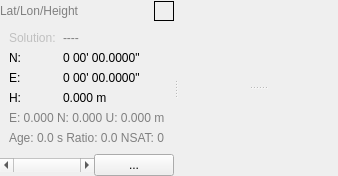
       <widget class="QSplitter" name="Splitter1">
        <property name="orientation">
         <enum>Qt::Horizontal</enum>
        </property>
        <widget class="QWidget" name="Panel21" native="true">
         <property name="enabled">
          <bool>true</bool>
         </property>
         <property name="toolTip">
          <string/>
         </property>
         <property name="text" stdset="0">
          <string/>
         </property>
         <layout class="QGridLayout" name="gridLayout_4">
          <property name="leftMargin">
           <number>0</number>
          </property>
          <property name="topMargin">
           <number>0</number>
          </property>
          <property name="rightMargin">
           <number>0</number>
          </property>
          <property name="bottomMargin">
           <number>0</number>
          </property>
          <property name="spacing">
           <number>0</number>
          </property>
          <item row="0" column="0">
           <widget class="QWidget" name="Panel212" native="true">
            <property name="enabled">
             <bool>true</bool>
            </property>
            <property name="sizePolicy">
             <sizepolicy hsizetype="Preferred" vsizetype="Fixed">
              <horstretch>0</horstretch>
              <verstretch>0</verstretch>
             </sizepolicy>
            </property>
            <property name="toolTip">
             <string/>
            </property>
            <property name="text" stdset="0">
             <string/>
            </property>
            <layout class="QHBoxLayout" name="horizontalLayout_6">
             <property name="spacing">
              <number>0</number>
             </property>
             <property name="leftMargin">
              <number>0</number>
             </property>
             <property name="topMargin">
              <number>0</number>
             </property>
             <property name="rightMargin">
              <number>0</number>
             </property>
             <property name="bottomMargin">
              <number>0</number>
             </property>
             <item>
              <widget class="QLabel" name="Plabel0">
               <property name="enabled">
                <bool>true</bool>
               </property>
               <property name="palette">
                <palette>
                 <active>
                  <colorrole role="WindowText">
                   <brush brushstyle="SolidPattern">
                    <color alpha="255">
                     <red>128</red>
                     <green>128</green>
                     <blue>128</blue>
                    </color>
                   </brush>
                  </colorrole>
                 </active>
                 <inactive>
                  <colorrole role="WindowText">
                   <brush brushstyle="SolidPattern">
                    <color alpha="255">
                     <red>128</red>
                     <green>128</green>
                     <blue>128</blue>
                    </color>
                   </brush>
                  </colorrole>
                 </inactive>
                 <disabled>
                  <colorrole role="WindowText">
                   <brush brushstyle="SolidPattern">
                    <color alpha="255">
                     <red>128</red>
                     <green>128</green>
                     <blue>128</blue>
                    </color>
                   </brush>
                  </colorrole>
                 </disabled>
                </palette>
               </property>
               <property name="toolTip">
                <string/>
               </property>
               <property name="text">
                <string>Lat/Lon/Height</string>
               </property>
              </widget>
             </item>
            </layout>
           </widget>
          </item>
          <item row="0" column="2">
           <widget class="QLabel" name="IndSol">
            <property name="enabled">
             <bool>true</bool>
            </property>
            <property name="sizePolicy">
             <sizepolicy hsizetype="Fixed" vsizetype="Fixed">
              <horstretch>0</horstretch>
              <verstretch>0</verstretch>
             </sizepolicy>
            </property>
            <property name="maximumSize">
             <size>
              <width>20</width>
              <height>20</height>
             </size>
            </property>
            <property name="toolTip">
             <string/>
            </property>
            <property name="frameShape">
             <enum>QFrame::Box</enum>
            </property>
           </widget>
          </item>
          <item row="1" column="0" colspan="3">
           <widget class="QWidget" name="Panel211" native="true">
            <property name="enabled">
             <bool>true</bool>
            </property>
            <property name="toolTip">
             <string/>
            </property>
            <property name="layoutDirection">
             <enum>Qt::LeftToRight</enum>
            </property>
            <property name="text" stdset="0">
             <string/>
            </property>
            <layout class="QGridLayout" name="gridLayout">
             <item row="0" column="0">
              <widget class="QLabel" name="PlabelA">
               <property name="enabled">
                <bool>true</bool>
               </property>
               <property name="palette">
                <palette>
                 <active>
                  <colorrole role="WindowText">
                   <brush brushstyle="SolidPattern">
                    <color alpha="255">
                     <red>192</red>
                     <green>192</green>
                     <blue>192</blue>
                    </color>
                   </brush>
                  </colorrole>
                 </active>
                 <inactive>
                  <colorrole role="WindowText">
                   <brush brushstyle="SolidPattern">
                    <color alpha="255">
                     <red>192</red>
                     <green>192</green>
                     <blue>192</blue>
                    </color>
                   </brush>
                  </colorrole>
                 </inactive>
                 <disabled>
                  <colorrole role="WindowText">
                   <brush brushstyle="SolidPattern">
                    <color alpha="255">
                     <red>192</red>
                     <green>192</green>
                     <blue>192</blue>
                    </color>
                   </brush>
                  </colorrole>
                 </disabled>
                </palette>
               </property>
               <property name="toolTip">
                <string/>
               </property>
               <property name="text">
                <string>Solution:</string>
               </property>
              </widget>
             </item>
             <item row="0" column="1">
              <widget class="QLabel" name="Solution">
               <property name="enabled">
                <bool>true</bool>
               </property>
               <property name="palette">
                <palette>
                 <active>
                  <colorrole role="WindowText">
                   <brush brushstyle="SolidPattern">
                    <color alpha="255">
                     <red>128</red>
                     <green>128</green>
                     <blue>128</blue>
                    </color>
                   </brush>
                  </colorrole>
                 </active>
                 <inactive>
                  <colorrole role="WindowText">
                   <brush brushstyle="SolidPattern">
                    <color alpha="255">
                     <red>128</red>
                     <green>128</green>
                     <blue>128</blue>
                    </color>
                   </brush>
                  </colorrole>
                 </inactive>
                 <disabled>
                  <colorrole role="WindowText">
                   <brush brushstyle="SolidPattern">
                    <color alpha="255">
                     <red>128</red>
                     <green>128</green>
                     <blue>128</blue>
                    </color>
                   </brush>
                  </colorrole>
                 </disabled>
                </palette>
               </property>
               <property name="toolTip">
                <string/>
               </property>
               <property name="text">
                <string>----</string>
               </property>
              </widget>
             </item>
             <item row="1" column="0">
              <widget class="QLabel" name="Plabel1">
               <property name="enabled">
                <bool>true</bool>
               </property>
               <property name="palette">
                <palette>
                 <active>
                  <colorrole role="WindowText">
                   <brush brushstyle="SolidPattern">
                    <color alpha="255">
                     <red>0</red>
                     <green>0</green>
                     <blue>0</blue>
                    </color>
                   </brush>
                  </colorrole>
                 </active>
                 <inactive>
                  <colorrole role="WindowText">
                   <brush brushstyle="SolidPattern">
                    <color alpha="255">
                     <red>0</red>
                     <green>0</green>
                     <blue>0</blue>
                    </color>
                   </brush>
                  </colorrole>
                 </inactive>
                 <disabled>
                  <colorrole role="WindowText">
                   <brush brushstyle="SolidPattern">
                    <color alpha="255">
                     <red>0</red>
                     <green>0</green>
                     <blue>0</blue>
                    </color>
                   </brush>
                  </colorrole>
                 </disabled>
                </palette>
               </property>
               <property name="toolTip">
                <string/>
               </property>
               <property name="text">
                <string>N:</string>
               </property>
              </widget>
             </item>
             <item row="1" column="1" colspan="2">
              <widget class="QLabel" name="Pos1">
               <property name="enabled">
                <bool>true</bool>
               </property>
               <property name="palette">
                <palette>
                 <active>
                  <colorrole role="WindowText">
                   <brush brushstyle="SolidPattern">
                    <color alpha="255">
                     <red>0</red>
                     <green>0</green>
                     <blue>0</blue>
                    </color>
                   </brush>
                  </colorrole>
                 </active>
                 <inactive>
                  <colorrole role="WindowText">
                   <brush brushstyle="SolidPattern">
                    <color alpha="255">
                     <red>0</red>
                     <green>0</green>
                     <blue>0</blue>
                    </color>
                   </brush>
                  </colorrole>
                 </inactive>
                 <disabled>
                  <colorrole role="WindowText">
                   <brush brushstyle="SolidPattern">
                    <color alpha="255">
                     <red>0</red>
                     <green>0</green>
                     <blue>0</blue>
                    </color>
                   </brush>
                  </colorrole>
                 </disabled>
                </palette>
               </property>
               <property name="toolTip">
                <string/>
               </property>
               <property name="text">
                <string>0 00' 00.0000&quot;</string>
               </property>
              </widget>
             </item>
             <item row="2" column="0">
              <widget class="QLabel" name="Plabel2">
               <property name="enabled">
                <bool>true</bool>
               </property>
               <property name="palette">
                <palette>
                 <active>
                  <colorrole role="WindowText">
                   <brush brushstyle="SolidPattern">
                    <color alpha="255">
                     <red>0</red>
                     <green>0</green>
                     <blue>0</blue>
                    </color>
                   </brush>
                  </colorrole>
                 </active>
                 <inactive>
                  <colorrole role="WindowText">
                   <brush brushstyle="SolidPattern">
                    <color alpha="255">
                     <red>0</red>
                     <green>0</green>
                     <blue>0</blue>
                    </color>
                   </brush>
                  </colorrole>
                 </inactive>
                 <disabled>
                  <colorrole role="WindowText">
                   <brush brushstyle="SolidPattern">
                    <color alpha="255">
                     <red>0</red>
                     <green>0</green>
                     <blue>0</blue>
                    </color>
                   </brush>
                  </colorrole>
                 </disabled>
                </palette>
               </property>
               <property name="toolTip">
                <string/>
               </property>
               <property name="text">
                <string>E:</string>
               </property>
              </widget>
             </item>
             <item row="2" column="1" colspan="2">
              <widget class="QLabel" name="Pos2">
               <property name="enabled">
                <bool>true</bool>
               </property>
               <property name="palette">
                <palette>
                 <active>
                  <colorrole role="WindowText">
                   <brush brushstyle="SolidPattern">
                    <color alpha="255">
                     <red>0</red>
                     <green>0</green>
                     <blue>0</blue>
                    </color>
                   </brush>
                  </colorrole>
                 </active>
                 <inactive>
                  <colorrole role="WindowText">
                   <brush brushstyle="SolidPattern">
                    <color alpha="255">
                     <red>0</red>
                     <green>0</green>
                     <blue>0</blue>
                    </color>
                   </brush>
                  </colorrole>
                 </inactive>
                 <disabled>
                  <colorrole role="WindowText">
                   <brush brushstyle="SolidPattern">
                    <color alpha="255">
                     <red>0</red>
                     <green>0</green>
                     <blue>0</blue>
                    </color>
                   </brush>
                  </colorrole>
                 </disabled>
                </palette>
               </property>
               <property name="toolTip">
                <string/>
               </property>
               <property name="text">
                <string>0 00' 00.0000&quot;</string>
               </property>
              </widget>
             </item>
             <item row="3" column="0">
              <widget class="QLabel" name="Plabel3">
               <property name="enabled">
                <bool>true</bool>
               </property>
               <property name="palette">
                <palette>
                 <active>
                  <colorrole role="WindowText">
                   <brush brushstyle="SolidPattern">
                    <color alpha="255">
                     <red>0</red>
                     <green>0</green>
                     <blue>0</blue>
                    </color>
                   </brush>
                  </colorrole>
                 </active>
                 <inactive>
                  <colorrole role="WindowText">
                   <brush brushstyle="SolidPattern">
                    <color alpha="255">
                     <red>0</red>
                     <green>0</green>
                     <blue>0</blue>
                    </color>
                   </brush>
                  </colorrole>
                 </inactive>
                 <disabled>
                  <colorrole role="WindowText">
                   <brush brushstyle="SolidPattern">
                    <color alpha="255">
                     <red>0</red>
                     <green>0</green>
                     <blue>0</blue>
                    </color>
                   </brush>
                  </colorrole>
                 </disabled>
                </palette>
               </property>
               <property name="toolTip">
                <string/>
               </property>
               <property name="text">
                <string>H:</string>
               </property>
              </widget>
             </item>
             <item row="3" column="1" colspan="2">
              <widget class="QLabel" name="Pos3">
               <property name="enabled">
                <bool>true</bool>
               </property>
               <property name="palette">
                <palette>
                 <active>
                  <colorrole role="WindowText">
                   <brush brushstyle="SolidPattern">
                    <color alpha="255">
                     <red>0</red>
                     <green>0</green>
                     <blue>0</blue>
                    </color>
                   </brush>
                  </colorrole>
                 </active>
                 <inactive>
                  <colorrole role="WindowText">
                   <brush brushstyle="SolidPattern">
                    <color alpha="255">
                     <red>0</red>
                     <green>0</green>
                     <blue>0</blue>
                    </color>
                   </brush>
                  </colorrole>
                 </inactive>
                 <disabled>
                  <colorrole role="WindowText">
                   <brush brushstyle="SolidPattern">
                    <color alpha="255">
                     <red>0</red>
                     <green>0</green>
                     <blue>0</blue>
                    </color>
                   </brush>
                  </colorrole>
                 </disabled>
                </palette>
               </property>
               <property name="toolTip">
                <string/>
               </property>
               <property name="text">
                <string>0.000 m</string>
               </property>
              </widget>
             </item>
             <item row="4" column="0" colspan="3">
              <widget class="QLabel" name="LabelStd">
               <property name="enabled">
                <bool>true</bool>
               </property>
               <property name="palette">
                <palette>
                 <active>
                  <colorrole role="WindowText">
                   <brush brushstyle="SolidPattern">
                    <color alpha="255">
                     <red>128</red>
                     <green>128</green>
                     <blue>128</blue>
                    </color>
                   </brush>
                  </colorrole>
                 </active>
                 <inactive>
                  <colorrole role="WindowText">
                   <brush brushstyle="SolidPattern">
                    <color alpha="255">
                     <red>128</red>
                     <green>128</green>
                     <blue>128</blue>
                    </color>
                   </brush>
                  </colorrole>
                 </inactive>
                 <disabled>
                  <colorrole role="WindowText">
                   <brush brushstyle="SolidPattern">
                    <color alpha="255">
                     <red>128</red>
                     <green>128</green>
                     <blue>128</blue>
                    </color>
                   </brush>
                  </colorrole>
                 </disabled>
                </palette>
               </property>
               <property name="toolTip">
                <string/>
               </property>
               <property name="text">
                <string>E: 0.000 N: 0.000 U: 0.000 m</string>
               </property>
              </widget>
             </item>
             <item row="5" column="0" colspan="3">
              <widget class="QLabel" name="LabelNSat">
               <property name="enabled">
                <bool>true</bool>
               </property>
               <property name="palette">
                <palette>
                 <active>
                  <colorrole role="WindowText">
                   <brush brushstyle="SolidPattern">
                    <color alpha="255">
                     <red>128</red>
                     <green>128</green>
                     <blue>128</blue>
                    </color>
                   </brush>
                  </colorrole>
                 </active>
                 <inactive>
                  <colorrole role="WindowText">
                   <brush brushstyle="SolidPattern">
                    <color alpha="255">
                     <red>128</red>
                     <green>128</green>
                     <blue>128</blue>
                    </color>
                   </brush>
                  </colorrole>
                 </inactive>
                 <disabled>
                  <colorrole role="WindowText">
                   <brush brushstyle="SolidPattern">
                    <color alpha="255">
                     <red>128</red>
                     <green>128</green>
                     <blue>128</blue>
                    </color>
                   </brush>
                  </colorrole>
                 </disabled>
                </palette>
               </property>
               <property name="toolTip">
                <string/>
               </property>
               <property name="text">
                <string>Age: 0.0 s Ratio: 0.0 NSAT: 0</string>
               </property>
              </widget>
             </item>
            </layout>
           </widget>
          </item>
          <item row="0" column="1">
           <widget class="QPushButton" name="BtnSolType">
            <property name="enabled">
             <bool>true</bool>
            </property>
            <property name="sizePolicy">
             <sizepolicy hsizetype="Fixed" vsizetype="Fixed">
              <horstretch>0</horstretch>
              <verstretch>0</verstretch>
             </sizepolicy>
            </property>
            <property name="toolTip">
             <string/>
            </property>
            <property name="icon">
             <iconset resource="RTKNAVI-BH.qrc">
              <normaloff>:/buttons/down.bmp</normaloff>:/buttons/down.bmp</iconset>
            </property>
            <property name="flat">
             <bool>true</bool>
            </property>
           </widget>
          </item>
          <item row="3" column="0" colspan="3">
           <widget class="QWidget" name="Panel213" native="true">
            <property name="enabled">
             <bool>true</bool>
            </property>
            <property name="sizePolicy">
             <sizepolicy hsizetype="Preferred" vsizetype="Fixed">
              <horstretch>0</horstretch>
              <verstretch>0</verstretch>
             </sizepolicy>
            </property>
            <property name="toolTip">
             <string/>
            </property>
            <property name="text" stdset="0">
             <string/>
            </property>
            <layout class="QHBoxLayout" name="horizontalLayout_5">
             <property name="spacing">
              <number>0</number>
             </property>
             <property name="leftMargin">
              <number>0</number>
             </property>
             <property name="topMargin">
              <number>0</number>
             </property>
             <property name="rightMargin">
              <number>0</number>
             </property>
             <property name="bottomMargin">
              <number>0</number>
             </property>
             <item>
              <widget class="QScrollBar" name="ScbSol">
               <property name="enabled">
                <bool>true</bool>
               </property>
               <property name="sizePolicy">
                <sizepolicy hsizetype="Expanding" vsizetype="Fixed">
                 <horstretch>0</horstretch>
                 <verstretch>0</verstretch>
                </sizepolicy>
               </property>
               <property name="toolTip">
                <string/>
               </property>
               <property name="minimum">
                <number>0</number>
               </property>
               <property name="maximum">
                <number>0</number>
               </property>
               <property name="singleStep">
                <number>1</number>
               </property>
               <property name="value">
                <number>0</number>
               </property>
               <property name="orientation">
                <enum>Qt::Horizontal</enum>
               </property>
              </widget>
             </item>
             <item>
              <widget class="QPushButton" name="BtnSave">
               <property name="enabled">
                <bool>true</bool>
               </property>
               <property name="sizePolicy">
                <sizepolicy hsizetype="Fixed" vsizetype="Fixed">
                 <horstretch>0</horstretch>
                 <verstretch>0</verstretch>
                </sizepolicy>
               </property>
               <property name="toolTip">
                <string/>
               </property>
               <property name="text">
                <string>...</string>
               </property>
              </widget>
             </item>
            </layout>
           </widget>
          </item>
         </layout>
        </widget>
        <widget class="QWidget" name="Panel22" native="true">
         <property name="enabled">
          <bool>true</bool>
         </property>
         <property name="toolTip">
          <string/>
         </property>
         <property name="text" stdset="0">
          <string/>
         </property>
         <layout class="QHBoxLayout" name="horizontalLayout_13">
          <item>
           <widget class="QSplitter" name="Splitter2">
            <property name="orientation">
             <enum>Qt::Vertical</enum>
            </property>
            <widget class="QWidget" name="Panel222" native="true">
             <property name="enabled">
              <bool>true</bool>
             </property>
             <property name="toolTip">
              <string/>
             </property>
             <property name="text" stdset="0">
              <string/>
             </property>
             <layout class="QGridLayout" name="gridLayout_3">
              <property name="leftMargin">
               <number>0</number>
              </property>
              <property name="topMargin">
               <number>0</number>
              </property>
              <property name="rightMargin">
               <number>0</number>
              </property>
              <property name="bottomMargin">
               <number>0</number>
              </property>
              <property name="spacing">
               <number>0</number>
              </property>
              <item row="2" column="0" colspan="5">
               <widget class="QLabel" name="Disp2">
                <property name="enabled">
                 <bool>true</bool>
                </property>
                <property name="sizePolicy">
                 <sizepolicy hsizetype="Ignored" vsizetype="Ignored">
                  <horstretch>0</horstretch>
                  <verstretch>0</verstretch>
                 </sizepolicy>
                </property>
                <property name="toolTip">
                 <string/>
                </property>
               </widget>
              </item>
              <item row="0" column="0">
               <widget class="QPushButton" name="BtnExpand">
                <property name="sizePolicy">
                 <sizepolicy hsizetype="Fixed" vsizetype="Fixed">
                  <horstretch>0</horstretch>
                  <verstretch>0</verstretch>
                 </sizepolicy>
                </property>
                <property name="text">
                 <string/>
                </property>
                <property name="icon">
                 <iconset resource="RTKNAVI-BH.qrc">
                  <normaloff>:/buttons/expand.bmp</normaloff>:/buttons/expand.bmp</iconset>
                </property>
                <property name="flat">
                 <bool>true</bool>
                </property>
               </widget>
              </item>
              <item row="0" column="3">
               <widget class="QPushButton" name="BtnFreqType2">
                <property name="enabled">
                 <bool>true</bool>
                </property>
                <property name="sizePolicy">
                 <sizepolicy hsizetype="Fixed" vsizetype="Fixed">
                  <horstretch>0</horstretch>
                  <verstretch>0</verstretch>
                 </sizepolicy>
                </property>
                <property name="toolTip">
                 <string/>
                </property>
                <property name="icon">
                 <iconset resource="RTKNAVI-BH.qrc">
                  <normaloff>:/buttons/down.bmp</normaloff>:/buttons/down.bmp</iconset>
                </property>
                <property name="flat">
                 <bool>true</bool>
                </property>
               </widget>
              </item>
              <item row="0" column="4">
               <widget class="QPushButton" name="BtnPlotType2">
                <property name="enabled">
                 <bool>true</bool>
                </property>
                <property name="sizePolicy">
                 <sizepolicy hsizetype="Fixed" vsizetype="Fixed">
                  <horstretch>0</horstretch>
                  <verstretch>0</verstretch>
                 </sizepolicy>
                </property>
                <property name="toolTip">
                 <string/>
                </property>
                <property name="icon">
                 <iconset resource="RTKNAVI-BH.qrc">
                  <normaloff>:/buttons/down.bmp</normaloff>:/buttons/down.bmp</iconset>
                </property>
                <property name="flat">
                 <bool>true</bool>
                </property>
               </widget>
              </item>
              <item row="0" column="1">
               <widget class="QPushButton" name="BtnShrink">
                <property name="sizePolicy">
                 <sizepolicy hsizetype="Fixed" vsizetype="Fixed">
                  <horstretch>0</horstretch>
                  <verstretch>0</verstretch>
                 </sizepolicy>
                </property>
                <property name="text">
                 <string/>
                </property>
                <property name="icon">
                 <iconset resource="RTKNAVI-BH.qrc">
                  <normaloff>:/buttons/shrink.bmp</normaloff>:/buttons/shrink.bmp</iconset>
                </property>
                <property name="flat">
                 <bool>true</bool>
                </property>
               </widget>
              </item>
             </layout>
            </widget>
            <widget class="QWidget" name="Panel221" native="true">
             <property name="enabled">
              <bool>true</bool>
             </property>
             <property name="toolTip">
              <string/>
             </property>
             <property name="text" stdset="0">
              <string/>
             </property>
             <layout class="QGridLayout" name="gridLayout_2">
              <property name="leftMargin">
               <number>0</number>
              </property>
              <property name="topMargin">
               <number>0</number>
              </property>
              <property name="rightMargin">
               <number>0</number>
              </property>
              <property name="bottomMargin">
               <number>0</number>
              </property>
              <property name="spacing">
               <number>0</number>
              </property>
              <item row="1" column="0" colspan="3">
               <widget class="QLabel" name="Disp1">
                <property name="enabled">
                 <bool>true</bool>
                </property>
                <property name="sizePolicy">
                 <sizepolicy hsizetype="Ignored" vsizetype="Ignored">
                  <horstretch>0</horstretch>
                  <verstretch>0</verstretch>
                 </sizepolicy>
                </property>
                <property name="toolTip">
                 <string/>
                </property>
               </widget>
              </item>
              <item row="0" column="2">
               <widget class="QPushButton" name="BtnPlotType1">
                <property name="enabled">
                 <bool>true</bool>
                </property>
                <property name="sizePolicy">
                 <sizepolicy hsizetype="Fixed" vsizetype="Fixed">
                  <horstretch>0</horstretch>
                  <verstretch>0</verstretch>
                 </sizepolicy>
                </property>
                <property name="toolTip">
                 <string/>
                </property>
                <property name="icon">
                 <iconset resource="RTKNAVI-BH.qrc">
                  <normaloff>:/buttons/down.bmp</normaloff>:/buttons/down.bmp</iconset>
                </property>
                <property name="flat">
                 <bool>true</bool>
                </property>
               </widget>
              </item>
              <item row="0" column="1">
               <widget class="QPushButton" name="BtnFreqType1">
                <property name="enabled">
                 <bool>true</bool>
                </property>
                <property name="sizePolicy">
                 <sizepolicy hsizetype="Fixed" vsizetype="Fixed">
                  <horstretch>0</horstretch>
                  <verstretch>0</verstretch>
                 </sizepolicy>
                </property>
                <property name="toolTip">
                 <string/>
                </property>
                <property name="icon">
                 <iconset resource="RTKNAVI-BH.qrc">
                  <normaloff>:/buttons/down.bmp</normaloff>:/buttons/down.bmp</iconset>
                </property>
                <property name="flat">
                 <bool>true</bool>
                </property>
               </widget>
              </item>
             </layout>
            </widget>
           </widget>
          </item>
         </layout>
        </widget>
       </widget>
